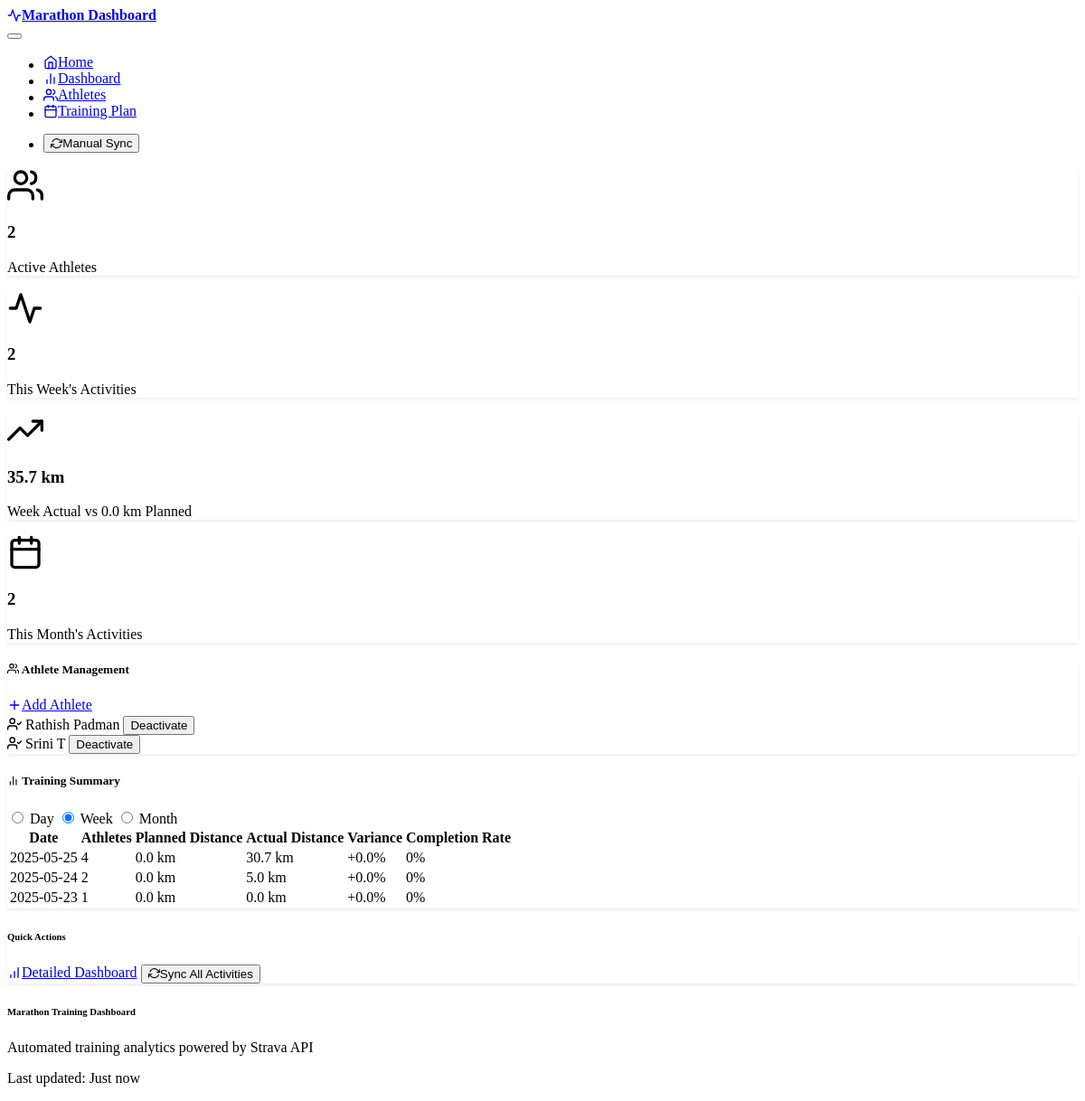
The page / on the database its author committed.
### models.py (models this page shows)
class Athlete(db.Model):
    id = db.Column(db.Integer, primary_key=True)
    name = db.Column(db.String(100), nullable=False)
    strava_athlete_id = db.Column(db.Integer, unique=True, nullable=True)
    refresh_token = db.Column(db.String(255), nullable=True)
    access_token = db.Column(db.String(255), nullable=True)
    token_expires_at = db.Column(db.DateTime, nullable=True)
    is_active = db.Column(db.Boolean, default=True)
    created_at = db.Column(db.DateTime, default=datetime.utcnow)
    activities = db.relationship('Activity', backref='athlete', lazy=True)
    planned_workouts = db.relationship('PlannedWorkout',
                                       backref='athlete',
                                       lazy=True)
    daily_summaries = db.relationship('DailySummary',
                                      backref='athlete',
                                      lazy=True)

class DailySummary(db.Model):
    id = db.Column(db.Integer, primary_key=True)
    athlete_id = db.Column(db.Integer,
                           db.ForeignKey('athlete.id'),
                           nullable=False)
    summary_date = db.Column(db.DateTime, nullable=False)
    actual_distance_km = db.Column(db.Float, nullable=True)
    planned_distance_km = db.Column(db.Float, nullable=True)
    actual_pace_min_per_km = db.Column(db.Float, nullable=True)
    planned_pace_min_per_km = db.Column(db.Float, nullable=True)
    distance_variance_percent = db.Column(db.Float, nullable=True)
    pace_variance_percent = db.Column(db.Float, nullable=True)
    status = db.Column(db.String(50),
                       nullable=True)  # On Track, Under-performed, etc.
    notes = db.Column(db.Text, nullable=True)
    created_at = db.Column(db.DateTime, default=datetime.utcnow)
    __table_args__ = (
        UniqueConstraint('athlete_id', 'summary_date', name='uq_daily_summary_athlete_date'),
        db.Index('idx_daily_summary_date', 'summary_date'),
        db.Index('idx_daily_summary_athlete', 'athlete_id'),
        db.Index('idx_daily_summary_status', 'status')
    )
    __table_args__ = (UniqueConstraint('athlete_id', 'summary_date', name='uq_daily_summary_athlete_date'),)

### routes.py (the view)
@app.route('/')
def index():
    try:
        total_athletes = db.session.query(func.count(distinct(Athlete.id))).filter_by(is_active=True).scalar()
        week_ago = datetime.now() - timedelta(days=7)
        weekly_activities = db.session.query(func.count(distinct(Activity.id))).filter(Activity.start_date >= week_ago).scalar()
        month_ago = datetime.now() - timedelta(days=30)
        monthly_activities = db.session.query(func.count(distinct(Activity.id))).filter(Activity.start_date >= month_ago).scalar()
        weekly_summaries = db.session.query(DailySummary).filter(
            DailySummary.summary_date >= week_ago.date()
        ).all()
        weekly_planned = sum(s.planned_distance_km or 0 for s in weekly_summaries)
        weekly_actual = sum(s.actual_distance_km or 0 for s in weekly_summaries)
        all_athletes = db.session.query(Athlete).order_by(Athlete.name).all()
        filter_period = request.args.get('period', 'week')  # day, week, month
        summary_data = get_filtered_summary_data(filter_period)
        return render_template('index.html',
                               total_athletes=total_athletes,
                               weekly_activities=weekly_activities,
                               monthly_activities=monthly_activities,
                               weekly_planned=weekly_planned,
                               weekly_actual=weekly_actual,
                               all_athletes=all_athletes,
                               summary_data=summary_data,
                               current_period=filter_period)
    except Exception as e:
        logger.error(f"Error loading home page: {e}")
        flash(f"Error loading dashboard: {e}", "error")
        return render_template('index.html',
                               total_athletes=0,
                               weekly_activities=0,
                               monthly_activities=0,
                               weekly_planned=0,
                               weekly_actual=0,
                               all_athletes=[],
                               summary_data=[],
                               current_period='week')

### templates/index.html (shortened to what this page needs)
{% extends "base.html" %}
{% block content %}
<div class="container">
    <div class="row mb-4">
        <div class="col-md-3 mb-3">
            <div class="card bg-primary text-white">
                <div class="card-body text-center">
                    <i data-feather="users" class="mb-2" style="width: 2.5rem; height: 2.5rem;"></i>
                    <h3 class="card-title">{{ total_athletes }}</h3>
                    <p class="card-text">Active Athletes</p>
                </div>
            </div>
        </div>
        <div class="col-md-3 mb-3">
            <div class="card bg-success text-white">
                <div class="card-body text-center">
                    <i data-feather="activity" class="mb-2" style="width: 2.5rem; height: 2.5rem;"></i>
                    <h3 class="card-title">{{ weekly_activities }}</h3>
                    <p class="card-text">This Week's Activities</p>
                </div>
            </div>
        </div>
        <div class="col-md-3 mb-3">
            <div class="card bg-info text-white">
                <div class="card-body text-center">
                    <i data-feather="trending-up" class="mb-2" style="width: 2.5rem; height: 2.5rem;"></i>
                    <h3 class="card-title">{{ "%.1f"|format(weekly_actual) }} km</h3>
                    <p class="card-text">Week Actual vs {{ "%.1f"|format(weekly_planned) }} km Planned</p>
                </div>
            </div>
        </div>
        <div class="col-md-3 mb-3">
            <div class="card bg-warning text-white">
                <div class="card-body text-center">
                    <i data-feather="calendar" class="mb-2" style="width: 2.5rem; height: 2.5rem;"></i>
                    <h3 class="card-title">{{ monthly_activities }}</h3>
                    <p class="card-text">This Month's Activities</p>
                </div>
            </div>
        </div>
    </div>
    <div class="row mb-4">
        <div class="col-12">
            <div class="card">
                <div class="card-header d-flex justify-content-between align-items-center">
                    <h5 class="card-title mb-0">
                        <i data-feather="users" class="me-2"></i>
                        Athlete Management
                    </h5>
                    <a href="{{ url_for('strava_auth') }}" class="btn btn-primary btn-sm">
                        <i data-feather="plus" class="me-1"></i>
                        Add Athlete
                    </a>
                </div>
                <div class="card-body">
                    <div class="row">
                        {% for athlete in all_athletes %}
                        <div class="col-md-4 mb-2">
                            <div class="d-flex justify-content-between align-items-center p-2 border rounded">
                                <span class="{% if athlete.is_active %}text-success{% else %}text-muted{% endif %}">
                                    <i data-feather="{% if athlete.is_active %}user-check{% else %}user-x{% endif %}" class="me-2"></i>
                                    {{ athlete.name }}
                                </span>
                                <button class="btn btn-sm btn-outline-secondary" onclick="toggleAthlete({{ athlete.id }})">
                                    {% if athlete.is_active %}Deactivate{% else %}Activate{% endif %}
                                </button>
                            </div>
                        </div>
                        {% endfor %}
                    </div>
                </div>
            </div>
        </div>
    </div>
    <div class="row mb-4">
        <div class="col-12">
            <div class="card">
                <div class="card-header">
                    <div class="d-flex justify-content-between align-items-center">
                        <h5 class="card-title mb-0">
                            <i data-feather="bar-chart-2" class="me-2"></i>
                            Training Summary
                        </h5>
                        <div class="btn-group" role="group">
                            <input type="radio" class="btn-check" name="period" id="day" value="day" {% if current_period == 'day' %}checked{% endif %}>
                            <label class="btn btn-outline-primary" for="day">Day</label>
                            <input type="radio" class="btn-check" name="period" id="week" value="week" {% if current_period == 'week' %}checked{% endif %}>
                            <label class="btn btn-outline-primary" for="week">Week</label>
                            <input type="radio" class="btn-check" name="period" id="month" value="month" {% if current_period == 'month' %}checked{% endif %}>
                            <label class="btn btn-outline-primary" for="month">Month</label>
                        </div>
                    </div>
                </div>
                <div class="card-body">
                    {% if summary_data %}
                    <div class="table-responsive">
                        <table class="table table-hover">
                            <thead>
                                <tr>
                                    <th>Date</th>
                                    <th>Athletes</th>
                                    <th>Planned Distance</th>
                                    <th>Actual Distance</th>
                                    <th>Variance</th>
                                    <th>Completion Rate</th>
                                </tr>
                            </thead>
                            <tbody>
                                {% for day_data in summary_data %}
                                <tr>
                                    <td>{{ day_data.date.strftime('%Y-%m-%d') }}</td>
                                    <td>{{ day_data.athletes|length }}</td>
                                    <td>{{ "%.1f"|format(day_data.total_planned) }} km</td>
                                    <td>{{ "%.1f"|format(day_data.total_actual) }} km</td>
                                    <td>
                                        {% set variance = ((day_data.total_actual - day_data.total_planned) / day_data.total_planned * 100) if day_data.total_planned > 0 else 0 %}
                                        <span class="{% if variance >= 0 %}text-success{% else %}text-danger{% endif %}">
                                            {{ "%+.1f"|format(variance) }}%
                                        </span>
                                    </td>
                                    <td>
                                        <span class="{% if day_data.completion_rate >= 80 %}text-success{% elif day_data.completion_rate >= 60 %}text-warning{% else %}text-danger{% endif %}">
                                            {{ "%.0f"|format(day_data.completion_rate) }}%
                                        </span>
                                    </td>
                                </tr>
                                {% endfor %}
                            </tbody>
                        </table>
                    </div>
                    {% endif %}
                </div>
            </div>
        </div>
    </div>
    <div class="row">
        <div class="col-12">
            <div class="card">
                <div class="card-body text-center">
                    <h6 class="card-title">Quick Actions</h6>
                    <div class="btn-group" role="group">
                        <a href="{{ url_for('dashboard') }}" class="btn btn-outline-primary">
                            <i data-feather="bar-chart" class="me-2"></i>
                            Detailed Dashboard
                        </a>
                        <button class="btn btn-outline-success" onclick="runManualSync()">
                            <i data-feather="refresh-cw" class="me-2"></i>
                            Sync All Activities
                        </button>
                    </div>
                </div>
            </div>
        </div>
    </div>
</div>
{% endblock %}

### static/css/styles.css (style rules this page uses)
:root { --dashboard-primary: var(--bs-primary); --dashboard-success: var(--bs-success); --dashboard-info: var(--bs-info); --dashboard-warning: var(--bs-warning); --dashboard-danger: var(--bs-danger); --dashboard-spacing: 1rem; --dashboard-card-shadow: 0 0.125rem 0.25rem rgba(0, 0, 0, 0.075); }
.card { box-shadow: var(--dashboard-card-shadow); transition: box-shadow 0.15s ease-in-out; }
.btn { display: inline-flex; align-items: center; transition: all 0.15s ease-in-out; }
.feather { width: 1em; height: 1em; vertical-align: -0.125em; }

### rows shown on the page
Athlete: is_active True (drawn), name "Rathish Padman"
Athlete: is_active True (drawn), name "Srini T"
DailySummary: date "2025-05-25"
DailySummary: date "2025-05-24"
DailySummary: date "2025-05-23"

### other values the page prints
{{ total_athletes }} "2"
{{ weekly_activities }} "2"
{{ "%.1f"|format(weekly_actual) }} "35.7"
{{ "%.1f"|format(weekly_planned) }} "0.0"
{{ monthly_activities }} "2"
{{ day_data.athletes|length }} "4" "2" "1"
{{ "%.1f"|format(day_data.total_planned) }} "0.0" "0.0" "0.0"
{{ "%.1f"|format(day_data.total_actual) }} "30.7" "5.0" "0.0"
{{ "%+.1f"|format(variance) }} "+0.0" "+0.0" "+0.0"
{{ "%.0f"|format(day_data.completion_rate) }} "0" "0" "0"
